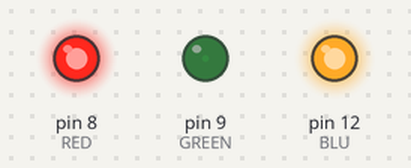
Simulated run of this sketch. Board: Arduino Uno, built with avr-gcc and run on an emulated ATmega328P. Parts: output pins drawn as LEDs (lit = HIGH).

Above: at 0.05 s.
At 2.55 s:
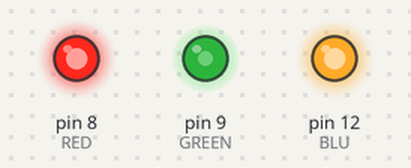
At 3.8 s:
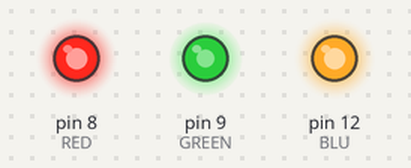
At 5.1 s:
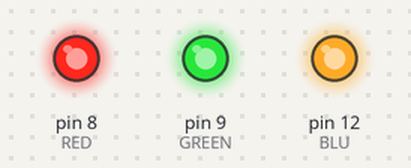
Timing chart, 0 to 6.6 s (numbered marks = the images above):
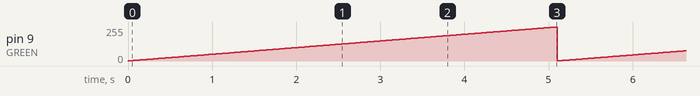

The sketch:

rgb_led.ino
```cpp
const int GREEN = 9 ;
const int BLU = 12;
const int RED = 8;

const int delayTime = 20;

void setup(){
  pinMode(GREEN, OUTPUT);
  pinMode(BLU, OUTPUT);
  pinMode(RED, OUTPUT);

  digitalWrite(GREEN, HIGH);
  digitalWrite(BLU, HIGH);
  digitalWrite(RED, HIGH);
}

int greenval;

void loop(){
  greenval = 255;
  for( int i = 0 ; i < 255 ; i += 1 ){
    greenval -= 1;
    analogWrite( GREEN, 255 - greenval );
    delay( delayTime );
  }
}
```

Measured:
- by itself, pin 9 (GREEN): ramps from 1/255 to 255/255 and jumps back, once every 5.1 s
